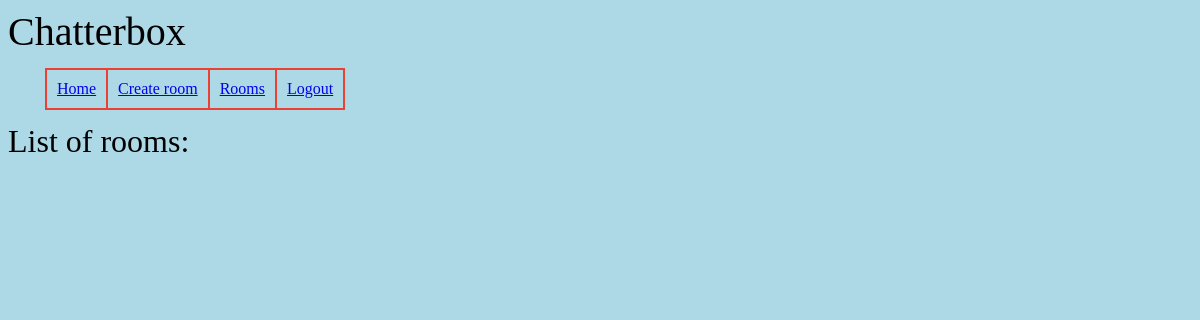
The app's page /rooms/ (signed in), older data.
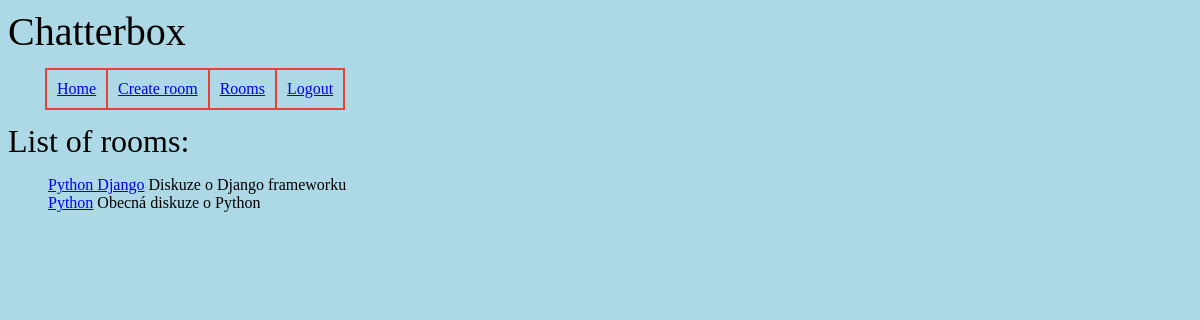
The same page, newer data.
### chatterbox/models.py (models this page shows, shortened)
class Room(models.Model):
    name = models.CharField(max_length=200)
    description = models.TextField(null=True, blank=True)
    created = models.DateTimeField(auto_now_add=True)
    updated = models.DateTimeField(auto_now=True)
    class Meta:
        ordering = ['-created', '-updated']

### chatterbox/views.py (the view)
# urls.py: path('rooms/', chatterbox.views.rooms, name="rooms"),
@login_required # musíme být přihlášeni abychom mohli psát zprávy a prozkouávat stránky
def rooms(request):
    rooms = Room.objects.all()
    context = {"rooms": rooms}
    return render(request, "chatterbox/rooms.html", context)

### chatterbox/templates/chatterbox/rooms.html (shortened to what this page needs)
{% extends 'main.html' %}
{% block content %}
    <div class="list-of-rooms">List of rooms:</div>
    <div class="rooms-list">
        <ul>
            {% for room in rooms %}
            <li>
                <a href="{% url 'room' room.id %}">{{ room.name }}</a> {{ room.description }}
            </li>
            {% endfor %}
        </ul>
    </div>
{% endblock %}

### templates/main.html (shortened to what this page needs)
<!DOCTYPE html>
{% load static %}
<html lang="en">
<head>
    <link rel="stylesheet" href="{% static 'chatterbox/style.css' %}"/>
</head>
<body>
<header>Chatterbox</header>
{% include 'navbar.html' %}
<main>
    {% block content %}{% endblock %}
</main>
</body>
</html>

### templates/navbar.html (shortened to what this page needs)
{% load static %}
<nav>
    <ul>
        <li><a href="{% url 'home' %}">Home</a></li>
        {% if request.user.is_authenticated %}
        <li><a href="{% url 'home' %}">Create room</a></li>
        <li><a href="{% url 'rooms' %}">Rooms</a></li>
        <li class="last-item"><a href="{% url 'logout' %}">Logout</a></li>
        {% endif %}
    </ul>
</nav>

### chatterbox/static/chatterbox/style.css (style rules this page uses)
body { background: #add8e6; }
header { font-size: 40px }
nav ul { list-style: none; }
nav li { display: inline-block; margin: -3px; border: solid 2px #eb4034; padding: 10px; }
.list-of-rooms { font-size: 32px; }
.rooms-list ul { list-style: none; }

Row changes from the older to the newer data that the page shows:
added Room: name "Python Django", description "Diskuze o Django frameworku"
added Room: name "Python", description "Obecná diskuze o Python"
